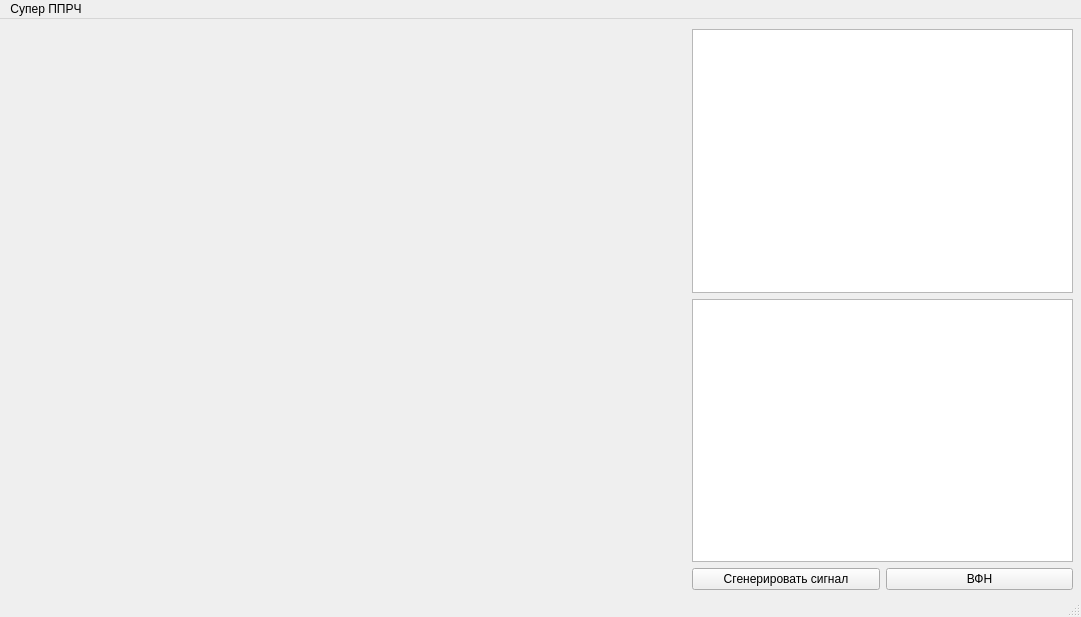
<?xml version="1.0" encoding="UTF-8"?>
<ui version="4.0">
 <class>MainWindow</class>
 <widget class="QMainWindow" name="MainWindow">
  <property name="geometry">
   <rect>
    <x>0</x>
    <y>0</y>
    <width>1081</width>
    <height>617</height>
   </rect>
  </property>
  <property name="windowTitle">
   <string>Супер ППРЧ</string>
  </property>
  <widget class="QWidget" name="centralwidget">
   <widget class="QCustomPlot" name="widget" native="true">
    <property name="geometry">
     <rect>
      <x>0</x>
      <y>0</y>
      <width>681</width>
      <height>581</height>
     </rect>
    </property>
   </widget>
   <widget class="QWidget" name="verticalLayoutWidget_2">
    <property name="geometry">
     <rect>
      <x>692</x>
      <y>10</y>
      <width>381</width>
      <height>561</height>
     </rect>
    </property>
    <layout class="QVBoxLayout" name="verticalLayout_2">
     <item>
      <layout class="QVBoxLayout" name="verticalLayout">
       <item>
        <widget class="QTableView" name="tableView"/>
       </item>
       <item>
        <widget class="QListWidget" name="listWidget">
         <property name="movement">
          <enum>QListView::Static</enum>
         </property>
         <property name="resizeMode">
          <enum>QListView::Adjust</enum>
         </property>
        </widget>
       </item>
      </layout>
     </item>
     <item>
      <layout class="QHBoxLayout" name="horizontalLayout_2">
       <item>
        <widget class="QPushButton" name="pushButton">
         <property name="text">
          <string>Сгенерировать сигнал</string>
         </property>
        </widget>
       </item>
       <item>
        <widget class="QPushButton" name="pushButton_2">
         <property name="text">
          <string>ВФН</string>
         </property>
        </widget>
       </item>
      </layout>
     </item>
    </layout>
   </widget>
  </widget>
  <widget class="QMenuBar" name="menubar">
   <property name="geometry">
    <rect>
     <x>0</x>
     <y>0</y>
     <width>1081</width>
     <height>22</height>
    </rect>
   </property>
   <widget class="QMenu" name="menu">
    <property name="title">
     <string>Супер ППРЧ</string>
    </property>
    <addaction name="separator"/>
    <addaction name="separator"/>
    <addaction name="separator"/>
    <addaction name="action_2"/>
    <addaction name="action_5"/>
   </widget>
   <addaction name="menu"/>
  </widget>
  <widget class="QStatusBar" name="statusbar"/>
  <action name="action_2">
   <property name="icon">
    <iconset resource="Res.qrc">
     <normaloff>:/images/imag/icon_new.png</normaloff>:/images/imag/icon_new.png</iconset>
   </property>
   <property name="text">
    <string>Параметры сигналов</string>
   </property>
  </action>
  <action name="action_5">
   <property name="text">
    <string>Кол-во ИРИ/спутников</string>
   </property>
  </action>
 </widget>
 <customwidgets>
  <customwidget>
   <class>QCustomPlot</class>
   <extends>QWidget</extends>
   <header>qcustomplot.h</header>
   <container>1</container>
  </customwidget>
 </customwidgets>
 <resources>
  <include location="Res.qrc"/>
 </resources>
 <connections/>
</ui>
